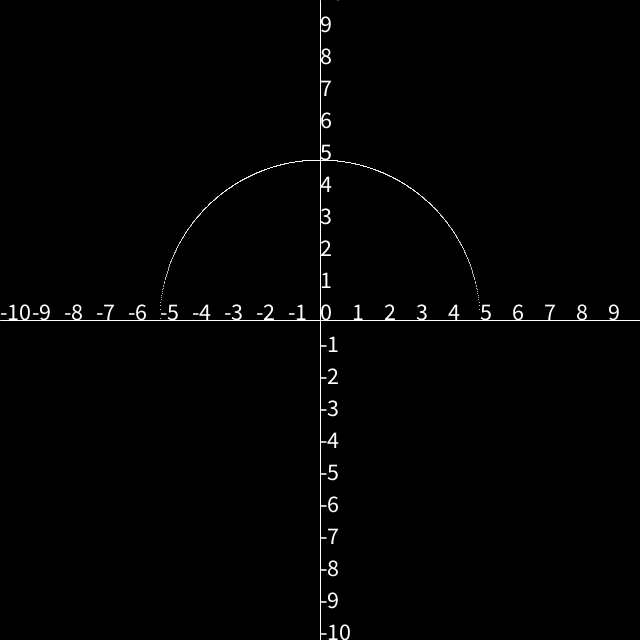
Frame 1 (no input)
Frame 60 (the mouse pressed at the canvas centre just before this capture): identical to frame 1, image omitted
Frame 120 (the mouse held since frame 60 and released just before this capture): identical to frame 1, image omitted

The Processing sketch that drew this single still picture (run headless with seeded random() and noise(); from frame 60 on, the mouse is pressed at the canvas centre):

// Processing sketch: Graphing_calculator
// ── Graphing_calculator.pde
int max = 10;
int min = -max;
float spacing = 0.01;
int domainMagnitude = max-min;
void setup()
{
  size(640,640);
}
void draw()
{
  background(0);
  stroke(255);
  for (float x = min; x <= max; x+=spacing)
  {
    float y = sqrt(25-sq(x)); // function
    point(((x+max)/domainMagnitude)*width,height-((y+max)/domainMagnitude)*height);  
  }
  line(width/2,0,width/2,height);
  line(0,height/2,width,height/2);
  stroke(255);
  textSize(24);
  for (int i = min; i <= max; i++)
  {
    text(str(i),i*((width/2)/max)+width/2,height/2);
    if (i != 0)
    {
      text(str(-i),width/2,i*((height/2)/max)+height/2);
    }
  }
}
